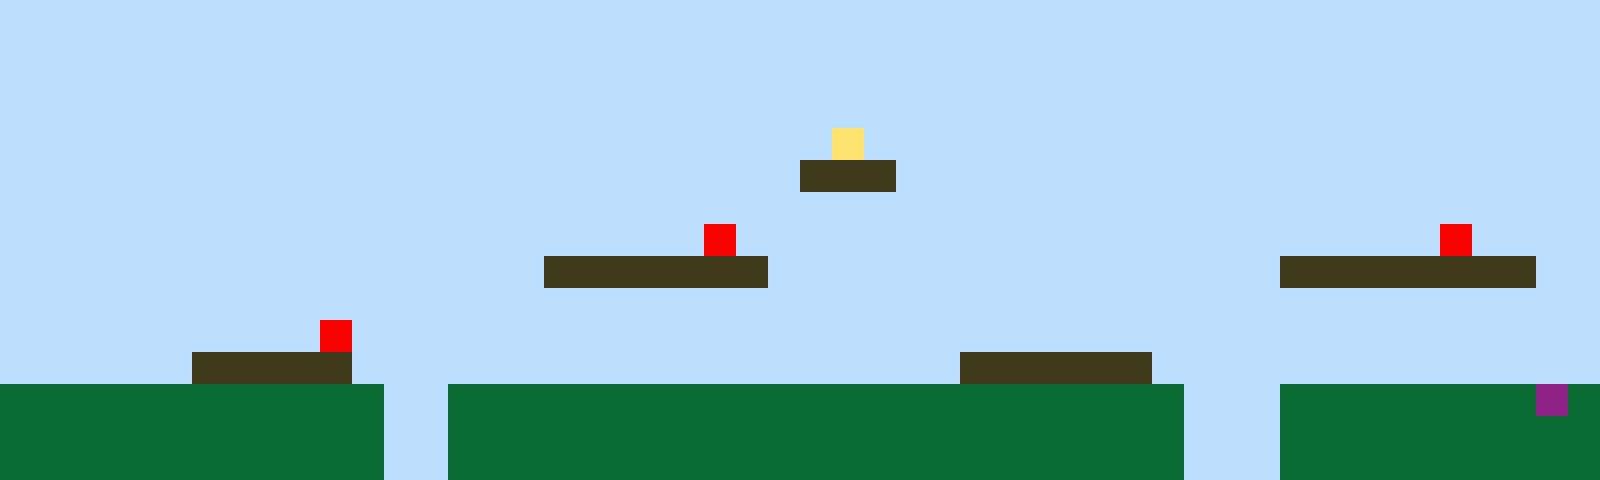

This game map was drawn from its Tiled (.tmx) file and the tilesets committed beside it. A one-line description and the full map source follow:
An orthogonal 50x15 tile map with 32x32 px tiles, 1 tile layer (Tile Layer 1).

<map version="1.10" tiledversion="1.11.2" orientation="orthogonal" renderorder="right-up" width="50" height="15" tilewidth="32" tileheight="32" infinite="0" nextlayerid="2" nextobjectid="1"><editorsettings><export target="map1.csv" format="csv" /></editorsettings><tileset firstgid="1" name="sprites" tilewidth="32" tileheight="32" tilecount="6" columns="3"><image source="sprites.png" width="96" height="64" /></tileset><layer id="1" name="Tile Layer 1" width="50" height="15"><data encoding="csv">1,1,1,1,1,1,1,1,1,1,1,1,1,1,1,1,1,1,1,1,1,1,1,1,1,1,1,1,1,1,1,1,1,1,1,1,1,1,1,1,1,1,1,1,1,1,1,1,1,1,1,1,1,1,1,1,1,1,1,1,1,1,1,1,1,1,1,1,1,1,1,1,1,1,1,1,1,1,1,1,1,1,1,1,1,1,1,1,1,1,1,1,1,1,1,1,1,1,1,1,1,1,1,1,1,1,1,1,1,1,1,1,1,1,1,1,1,1,1,1,1,1,1,1,1,1,1,1,1,1,1,1,1,1,1,1,1,1,1,1,1,1,1,1,1,1,1,1,1,1,1,1,1,1,1,1,1,1,1,1,1,1,1,1,1,1,1,1,1,1,1,1,1,1,1,1,1,1,1,1,1,1,1,1,1,1,1,1,1,1,1,1,1,1,1,1,1,1,1,1,1,1,1,1,1,1,1,1,1,1,1,1,1,1,1,1,1,1,1,1,1,1,1,1,1,1,4,1,1,1,1,1,1,1,1,1,1,1,1,1,1,1,1,1,1,1,1,1,1,1,1,1,1,1,1,1,1,1,1,1,1,1,1,1,1,1,1,1,1,1,1,1,1,1,1,3,3,3,1,1,1,1,1,1,1,1,1,1,1,1,1,1,1,1,1,1,1,1,1,1,1,1,1,1,1,1,1,1,1,1,1,1,1,1,1,1,1,1,1,1,1,1,1,1,1,1,1,1,1,1,1,1,1,1,1,1,1,1,1,1,1,1,1,1,1,1,1,1,1,1,1,1,1,1,1,1,1,1,1,1,1,1,1,1,1,1,1,1,1,1,1,1,5,1,1,1,1,1,1,1,1,1,1,1,1,1,1,1,1,1,1,1,1,1,1,5,1,1,1,1,1,1,1,1,1,1,1,1,1,1,1,1,1,1,1,1,1,3,3,3,3,3,3,3,1,1,1,1,1,1,1,1,1,1,1,1,1,1,1,1,3,3,3,3,3,3,3,3,1,1,1,1,1,1,1,1,1,1,1,1,1,1,1,1,1,1,1,1,1,1,1,1,1,1,1,1,1,1,1,1,1,1,1,1,1,1,1,1,1,1,1,1,1,1,1,1,1,1,1,1,1,1,1,1,1,1,1,1,1,1,5,1,1,1,1,1,1,1,1,1,1,1,1,1,1,1,1,1,1,1,1,1,1,1,1,1,1,1,1,1,1,1,1,1,1,1,1,1,1,1,1,1,1,1,1,1,3,3,3,3,3,1,1,1,1,1,1,1,1,1,1,1,1,1,1,1,1,1,1,1,3,3,3,3,3,3,1,1,1,1,1,1,1,1,1,1,1,1,1,1,2,2,2,2,2,2,2,2,2,2,2,2,1,1,2,2,2,2,2,2,2,2,2,2,2,2,2,2,2,2,2,2,2,2,2,2,2,1,1,1,2,2,2,2,2,2,2,2,6,2,2,2,2,2,2,2,2,2,2,2,2,2,1,1,2,2,2,2,2,2,2,2,2,2,2,2,2,2,2,2,2,2,2,2,2,2,2,1,1,1,2,2,2,2,2,2,2,2,2,2,2,2,2,2,2,2,2,2,2,2,2,2,1,1,2,2,2,2,2,2,2,2,2,2,2,2,2,2,2,2,2,2,2,2,2,2,2,1,1,1,2,2,2,2,2,2,2,2,2,2</data></layer></map>
